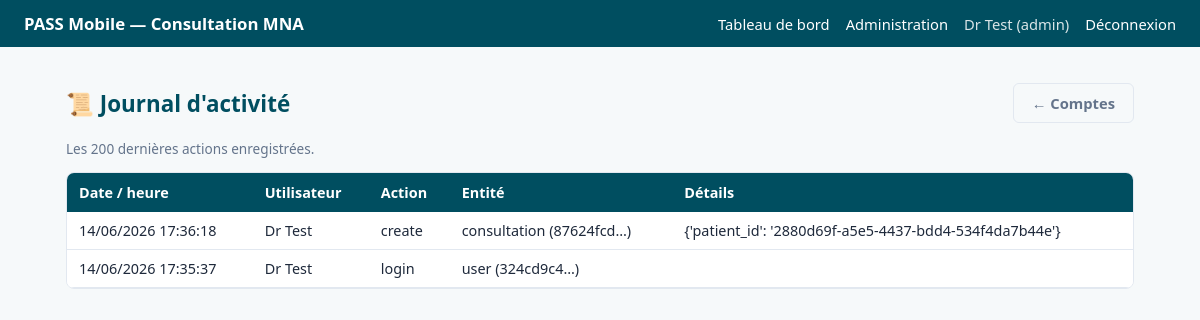
Page /admin/audit (signed in) on the committed database.
### app/models.py (models this page shows, shortened)
class User(UserMixin, db.Model):
    __tablename__ = "users"
    id = db.Column(db.String(36), primary_key=True, default=gen_uuid)
    nom = db.Column(db.String(120), nullable=False)
    email = db.Column(db.String(180), unique=True, nullable=False, index=True)
    password_hash = db.Column(db.String(255), nullable=False)
    role = db.Column(db.String(20), nullable=False, default="medecin")
    actif = db.Column(db.Boolean, default=True, nullable=False)
    date_creation = db.Column(db.DateTime, default=datetime.utcnow)
    derniere_connexion = db.Column(db.DateTime, nullable=True)
    @property
    def is_admin(self):
        return self.role == "admin"

class AuditLog(db.Model):
    __tablename__ = "audit_log"
    id = db.Column(db.Integer, primary_key=True, autoincrement=True)
    user_id = db.Column(db.String(36), db.ForeignKey("users.id"), nullable=True)
    action = db.Column(db.String(50), nullable=False)  # "create", "update", "delete", "view"
    entite = db.Column(db.String(50), nullable=False)  # "patient", "consultation", "user"
    entite_id = db.Column(db.String(36), nullable=True)
    horodatage = db.Column(db.DateTime, default=datetime.utcnow)
    details = db.Column(db.JSON, nullable=True)
    user = db.relationship("User", foreign_keys=[user_id])

### app/admin.py (the view)
@admin_bp.route("/audit")
@admin_required
def audit():
    logs = AuditLog.query.order_by(AuditLog.horodatage.desc()).limit(200).all()
    return render_template("admin/audit.html", logs=logs)

### app/admin.py (called while the page is built)
def admin_required(view):
    @wraps(view)
    @login_required
    def wrapped(*args, **kwargs):
        if not current_user.is_admin:
            flash("Accès réservé aux administrateurs.", "error")
            return redirect(url_for("main.dashboard"))
        return view(*args, **kwargs)
    return wrapped

### app/models.py (called while the page is built)
@login_manager.user_loader
def load_user(user_id):
    return User.query.get(user_id)

### app/templates/admin/audit.html (shortened to what this page needs)
{% extends "base.html" %}
{% block content %}
<div class="page-header">
  <h1>📜 Journal d'activité</h1>
  <a href="{{ url_for('admin.index') }}" class="btn-ghost">← Comptes</a>
</div>
<p style="font-size:0.85rem; color:var(--text-muted);">Les 200 dernières actions enregistrées.</p>
<div class="table-wrap">
  <table class="data-table">
    <thead>
      <tr>
        <th>Date / heure</th>
        <th>Utilisateur</th>
        <th>Action</th>
        <th>Entité</th>
        <th>Détails</th>
      </tr>
    </thead>
    <tbody>
      {% for log in logs %}
      <tr>
        <td>{{ log.horodatage.strftime('%d/%m/%Y %H:%M:%S') }}</td>
        <td>{{ log.user.nom if log.user else "—" }}</td>
        <td>{{ log.action }}</td>
        <td>{{ log.entite }}{% if log.entite_id %} ({{ log.entite_id[:8] }}…){% endif %}</td>
        <td>{{ log.details or "" }}</td>
      </tr>
      {% endfor %}
    </tbody>
  </table>
</div>
{% endblock %}

### app/templates/base.html (shortened to what this page needs)
<!DOCTYPE html>
<html lang="fr">
<head>
  <link rel="stylesheet" href="{{ url_for('static', filename='css/app.css') }}">
</head>
<body>
  {% if current_user.is_authenticated %}
  <nav class="topbar">
    <div class="topbar-brand">PASS Mobile — Consultation MNA</div>
    <div class="topbar-links">
      <a href="{{ url_for('main.dashboard') }}">Tableau de bord</a>
      {% if current_user.is_admin %}
        <a href="{{ url_for('admin.index') }}">Administration</a>
      {% endif %}
      <a href="{{ url_for('auth.mon_compte') }}" class="topbar-user">{{ current_user.nom }} ({{ current_user.role }})</a>
      <a href="{{ url_for('auth.logout') }}">Déconnexion</a>
    </div>
  </nav>
  {% endif %}
  <main>
    {% block content %}{% endblock %}
  </main>
</body>
</html>

### app/static/css/app.css (style rules this page uses)
:root { --primary: #004e60; --accent: #0e7c8c; --text-muted: #64748b; --border: #e2e8f0; --radius: 6px; --danger: #b91c1c; }
* { box-sizing: border-box; }
body { margin: 0; font-family: "Segoe UI", Arial, sans-serif; background: #f6f9fa; color: #1e293b; }
main { max-width: 1100px; margin: 0 auto; padding: 24px 16px 60px; }
.topbar { background: var(--primary); color: #fff; display: flex; justify-content: space-between; align-items: center; padding: 12px 24px; flex-wrap: wrap; gap: 10px; }
.topbar-brand { font-weight: 700; font-size: 1.05rem; }
.topbar-links { display: flex; gap: 16px; align-items: center; flex-wrap: wrap; }
.topbar-links a { color: #fff; text-decoration: none; font-size: 0.92rem; }
.topbar-user { font-size: 0.85rem; opacity: 0.85; color: #fff; text-decoration: none; }
.btn-primary, .btn-secondary, .btn-ghost { display: inline-block; padding: 9px 18px; border-radius: var(--radius); border: 1px solid var(--primary); font-size: 0.92rem; font-weight: 600; cursor: pointer; text-decoration: none; text-align: center; }
.btn-ghost { background: transparent; color: var(--text-muted); border-color: var(--border); }
table.data-table { width: 100%; border-collapse: collapse; font-size: 0.9rem; background: #fff; }
table.data-table th { background: var(--primary); color: #fff; padding: 10px 12px; text-align: left; font-weight: 600; }
table.data-table td { padding: 9px 12px; border-bottom: 1px solid var(--border); vertical-align: middle; }
.page-header { display: flex; justify-content: space-between; align-items: center; flex-wrap: wrap; gap: 12px; margin-bottom: 16px; }
.page-header h1 { margin: 0; color: var(--primary); font-size: 1.4rem; }
.table-wrap { overflow-x: auto; background: #fff; border-radius: 8px; border: 1px solid var(--border); }

### rows in the picture
User: nom "Dr Test", role "admin"
AuditLog: horodatage "14/06/2026 17:36:18", user "Dr Test", action "create", entite "consultation", entite_id "87624fcd", details "{'patient_id': '2880d69f-a5e5-4437-bdd4-534f4da7b44e'}"
AuditLog: horodatage "14/06/2026 17:35:37", user "Dr Test", action "login", entite "user", entite_id "324cd9c4"
